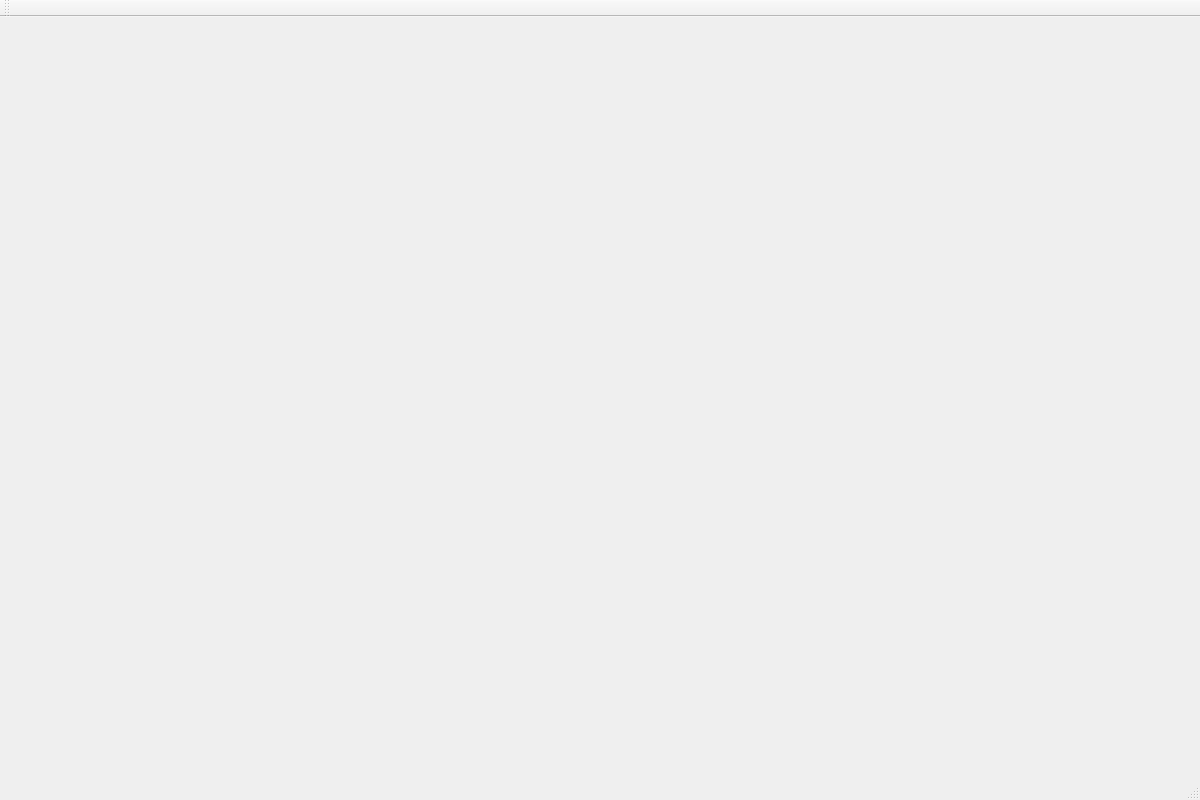
<?xml version="1.0" encoding="UTF-8"?>
<ui version="4.0">
 <class>camera_DLPClass</class>
 <widget class="QMainWindow" name="camera_DLPClass">
  <property name="geometry">
   <rect>
    <x>0</x>
    <y>0</y>
    <width>1200</width>
    <height>800</height>
   </rect>
  </property>
  <property name="windowTitle">
   <string>camera_DLP</string>
  </property>
  <widget class="QWidget" name="centralWidget"/>
  <widget class="QMenuBar" name="menuBar">
   <property name="geometry">
    <rect>
     <x>0</x>
     <y>0</y>
     <width>1200</width>
     <height>26</height>
    </rect>
   </property>
  </widget>
  <widget class="QToolBar" name="mainToolBar">
   <attribute name="toolBarArea">
    <enum>TopToolBarArea</enum>
   </attribute>
   <attribute name="toolBarBreak">
    <bool>false</bool>
   </attribute>
  </widget>
  <widget class="QStatusBar" name="statusBar"/>
 </widget>
 <layoutdefault spacing="6" margin="11"/>
 <resources>
  <include location="camera_DLP.qrc"/>
 </resources>
 <connections/>
</ui>
